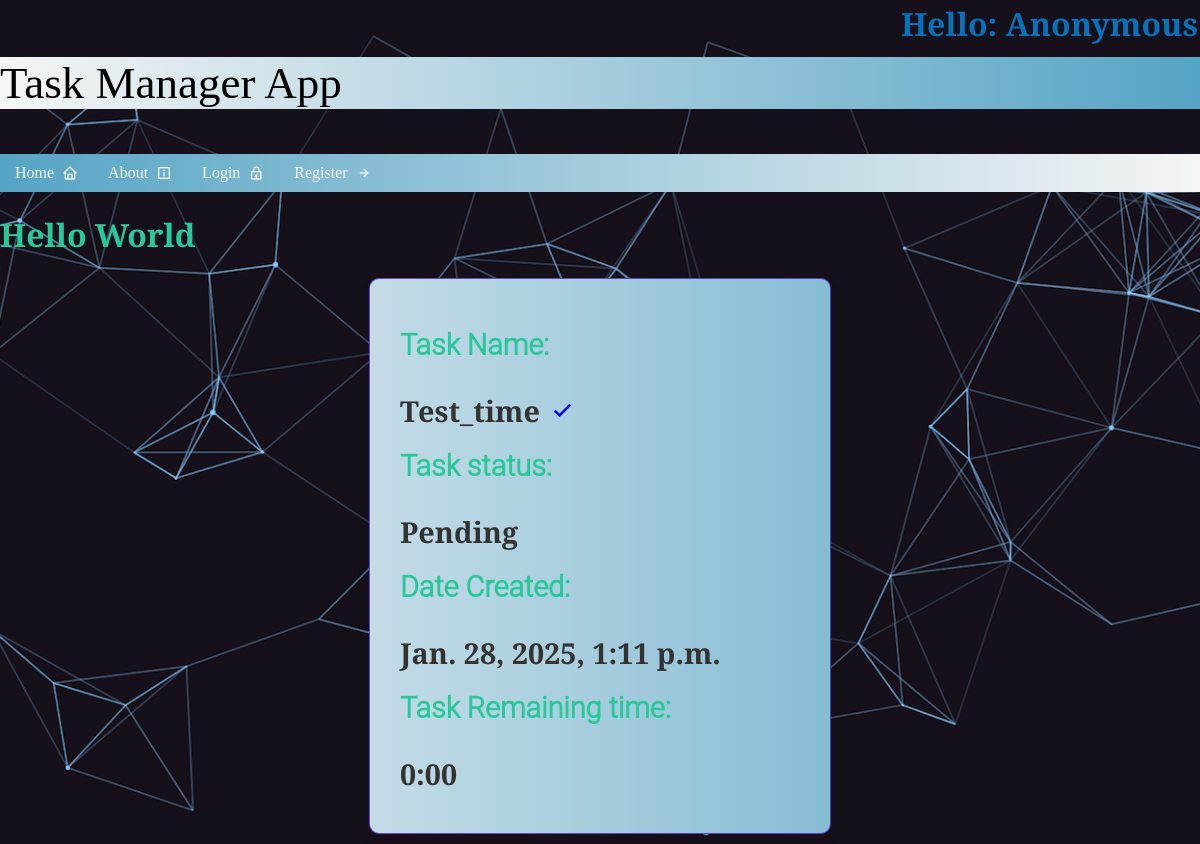
/tasks/1/task-details/, run on an earlier commit of the app's database.
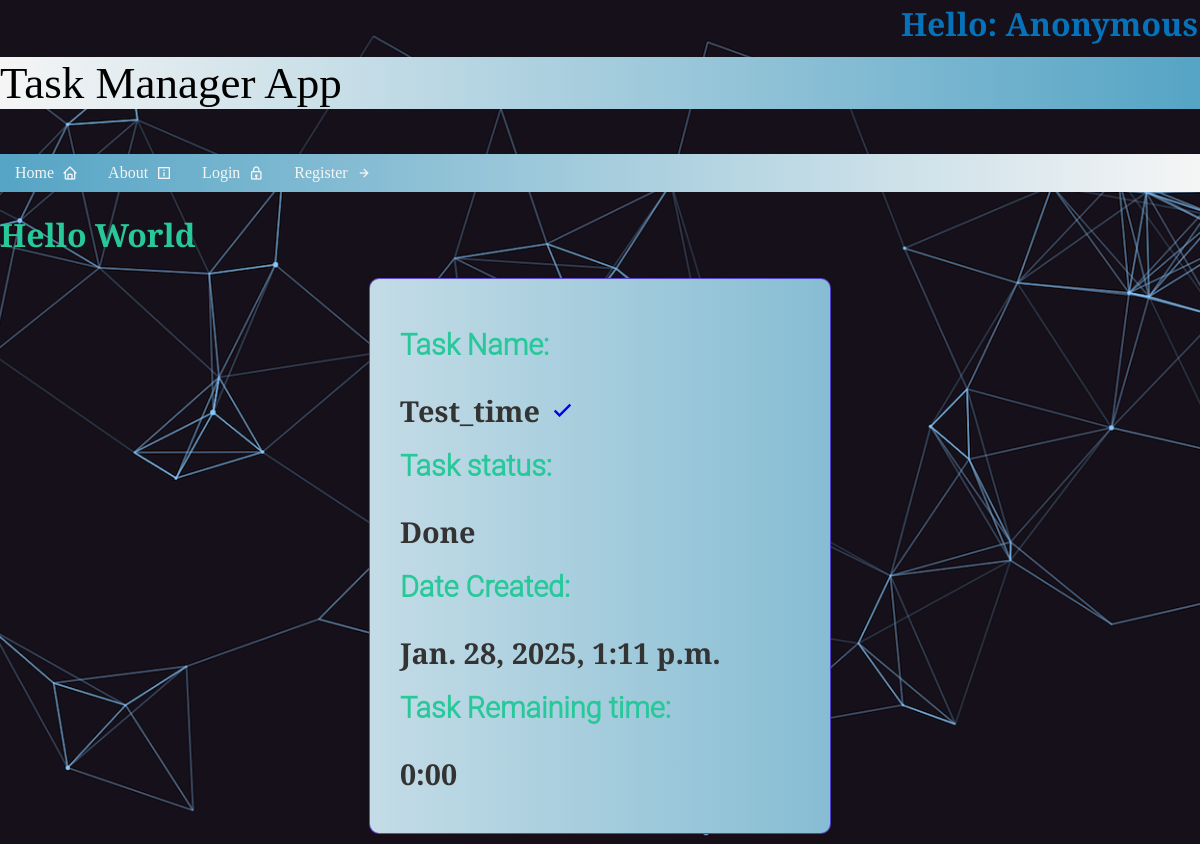
And on a later commit of the database.
### tasks/models.py (models this page shows, shortened)
class Tasks(models.Model):
    name = models.CharField(
        max_length=100
    )
    description = models.TextField(
    )
    date_created = models.DateTimeField(
        auto_now_add=True
    )
    due_date = models.DateTimeField(
        help_text="Краен срок с дата и час"
    )
    remaining = models.DurationField(
        null=True,
        blank=True,
        help_text="Оставащо време до крайния срок"
    )
    def calculate_remaining_time(self):
        if self.due_date:
            if self.due_date.tzinfo is None:
                self.due_date = timezone.make_aware(self.due_date, timezone.get_current_timezone())
            current_time = timezone.now()
            remaining_time = self.due_date - current_time
            if remaining_time.total_seconds() > 0:
                return remaining_time
            else:
                return timedelta(0)
        return timedelta(0)
    def formatted_remaining_time(self):
        remaining_time = self.calculate_remaining_time()
        hours, remainder = divmod(remaining_time.seconds, 3600)
        minutes, _ = divmod(remainder, 60)
        return f"{hours}:{minutes:02d}"
    profile = models.ForeignKey(
        Profile,
        on_delete=models.CASCADE,
        related_name="user_tasks",
        null=True,
        blank=True
    )
    status = models.CharField(
        choices=StatusChoices.choices,
        default=StatusChoices.PENDING,
        max_length=100,
    )

### tasks/views.py (the view)
# urls.py: path('task-details/', TaskDetailsView.as_view(), name='task_details'),
class TaskDetailsView(DetailView):
    model = Tasks
    template_name = 'tasks/task-details.html'
    context_object_name = 'task'
    def get_context_data(self, **kwargs):
        context = super().get_context_data(**kwargs)
        return context

### common/templatetags/user_info.py (called while the page is built)
@register.inclusion_tag('common/user_info.html')
def user_info(user):
    if user.is_authenticated:
        return {
            'user': user.username,
        }
    return {
        'user': 'Anonymous',
    }

### templates/tasks/task-details.html
{% extends 'common/base.html' %}
{% block content %}
    <div class="task-box">
    <h1>Task Name:</h1>
        <h3>{{ task.name }}
            <a href="{% url 'task_done' task.pk %}">
                <i class='bx bx-check' title="Mark as Done!"></i>
            </a>
        </h3>
        <h1>Task status:</h1>
        <h3>{{ task.status }}</h3>
        <h1>Date Created:</h1>
        <h3>{{ task.date_created }}</h3>
        <h1>Task Remaining time:</h1>
        <h3>{{ task.formatted_remaining_time }}</h3>
    </div>
{% endblock %}

What changed in the data, as far as the page shows it:
changed Tasks "Test_time": status "Pending" → "Done"
